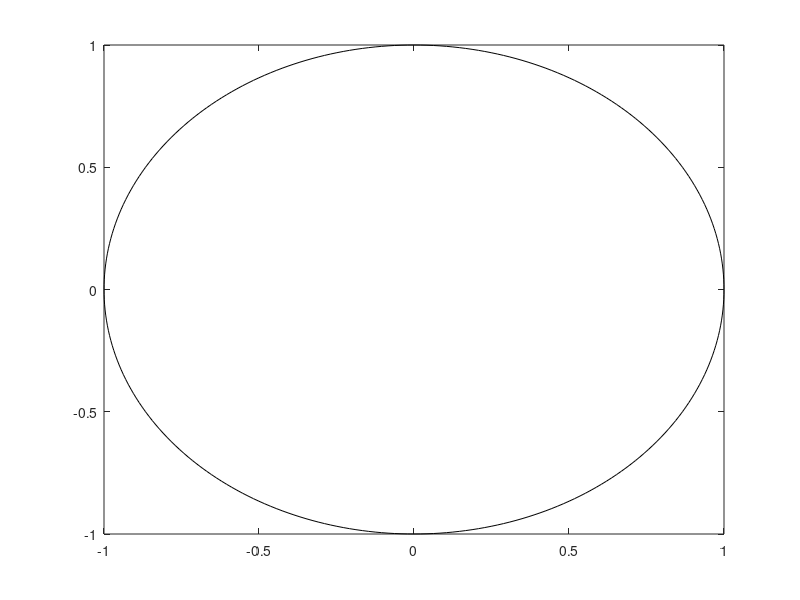

This chart was generated by the following MATLAB code:
function h = gmmbvl_ellipse(ra,rb,ang,x0,y0,C,Nb)
% gmmbvl_Ellipse adds ellipses to the current plot
%
% gmmbvl_ELLIPSE(ra,rb,ang,x0,y0) adds an ellipse with semimajor axis of ra,
% a semimajor axis of radius rb, a semimajor axis of ang, centered at
% the point x0,y0.
%
% The length of ra, rb, and ang should be the same. 
% If ra is a vector of length L and x0,y0 scalars, L ellipses
% are added at point x0,y0.
% If ra is a scalar and x0,y0 vectors of length M, M ellipse are with the same 
% radii are added at the points x0,y0.
% If ra, x0, y0 are vectors of the same length L=M, M ellipses are added.
% If ra is a vector of length L and x0, y0 are  vectors of length
% M~=L, L*M ellipses are added, at each point x0,y0, L ellipses of radius ra.
%
% gmmbvl_ELLIPSE(ra,rb,ang,x0,y0,C)
% adds ellipses of color C. C may be a string ('r','b',...) or the RGB value. 
% If no color is specified, it makes automatic use of the colors specified by 
% the axes ColorOrder property. For several circles C may be a vector.
%
% gmmbvl_ELLIPSE(ra,rb,ang,x0,y0,C,Nb), Nb specifies the number of points
% used to draw the ellipse. The default value is 300. Nb may be used
% for each ellipse individually.
%
% h=gmmbvl_ELLIPSE(...) returns the handles to the ellipses.
%
% as a sample of how ellipse works, the following produces a red ellipse
% tipped up at a 45 deg axis from the x axis
% gmmbvl_ellipse(1,2,pi/8,1,1,'r')
%
% note that if ra=rb, gmmbvl_ELLIPSE plots a circle
%

% written by D.G. Long, Brigham Young University, based on the
% CIRCLES.m original 
% written by Peter Blattner, Institute of Microtechnology, University of 
% Neuchatel, Switzerland, blattner@imt.unine.ch

% NOTE: this is a slightly modified version for octave

%
% $Name:  $


% Check the number of input arguments 

if nargin<1,
  ra=[];
end;
if nargin<2,
  rb=[];
end;
if nargin<3,
  ang=[];
end;

%if nargin==1,
%  error('Not enough arguments');
%end;

if nargin<5,
  x0=[];
  y0=[];
end;
 
if nargin<6,
  C=[];
end

if nargin<7,
  Nb=[];
end

% set up the default values

if isempty(ra),ra=1;end;
if isempty(rb),rb=1;end;
if isempty(ang),ang=0;end;
if isempty(x0),x0=0;end;
if isempty(y0),y0=0;end;
if isempty(Nb),Nb=300;end;
%% MATLAB
%  if isempty(C),C=get(gca,'colororder');end;
%%

% work on the variable sizes

x0=x0(:);
y0=y0(:);
ra=ra(:);
rb=rb(:);
ang=ang(:);
Nb=Nb(:);

if isstr(C),C=C(:);end;

if length(ra)~=length(rb),
  error('length(ra)~=length(rb)');
end;
if length(x0)~=length(y0),
  error('length(x0)~=length(y0)');
end;

% how many inscribed elllipses are plotted

if length(ra)~=length(x0)
  maxk=length(ra)*length(x0);
else
  maxk=length(ra);
end;

% drawing loop

for k=1:maxk
  
  if length(x0)==1
    xpos=x0;
    ypos=y0;
    radm=ra(k);
    radn=rb(k);
    if length(ang)==1
      an=ang;
    else
      an=ang(k);
    end;
  elseif length(ra)==1
    xpos=x0(k);
    ypos=y0(k);
    radm=ra;
    radn=rb;
    an=ang;
  elseif length(x0)==length(ra)
    xpos=x0(k);
    ypos=y0(k);
    radm=ra(k);
    radn=rb(k);
    an=ang(k);
  else
    rada=ra(fix((k-1)/size(x0,1))+1);
    radb=rb(fix((k-1)/size(x0,1))+1);
    an=ang(fix((k-1)/size(x0,1))+1);
    xpos=x0(rem(k-1,size(x0,1))+1);
    ypos=y0(rem(k-1,size(y0,1))+1);
  end;

  co=cos(an);
  si=sin(an);
  the=linspace(0,2*pi,Nb(rem(k-1,size(Nb,1))+1,:)+1);

%% OCTAVE
  plot(radm*cos(the)*co-si*radn*sin(the)+xpos,radm*cos(the)*si+co*radn*sin(the)+ypos,'k-');
%%

%% MATLAB
%  h(k)=line(radm*cos(the)*co-si*radn*sin(the)+xpos,radm*cos(the)*si+co*radn*sin(the)+ypos);
%  set(h(k),'color',C(rem(k-1,size(C,1))+1,:));
%%

end;

